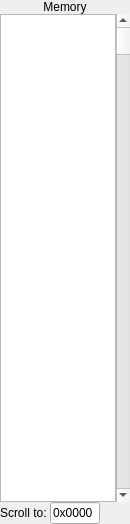
<?xml version="1.0" encoding="UTF-8"?>
<ui version="4.0">
 <class>MainMemory</class>
 <widget class="QWidget" name="MainMemory">
  <property name="geometry">
   <rect>
    <x>0</x>
    <y>0</y>
    <width>130</width>
    <height>524</height>
   </rect>
  </property>
  <property name="minimumSize">
   <size>
    <width>130</width>
    <height>0</height>
   </size>
  </property>
  <property name="maximumSize">
   <size>
    <width>130</width>
    <height>16777215</height>
   </size>
  </property>
  <property name="windowTitle">
   <string>Form</string>
  </property>
  <layout class="QVBoxLayout" name="verticalLayout">
   <property name="spacing">
    <number>0</number>
   </property>
   <property name="margin">
    <number>0</number>
   </property>
   <item>
    <widget class="QLabel" name="label">
     <property name="palette">
      <palette>
       <active>
        <colorrole role="Base">
         <brush brushstyle="SolidPattern">
          <color alpha="255">
           <red>255</red>
           <green>255</green>
           <blue>255</blue>
          </color>
         </brush>
        </colorrole>
        <colorrole role="Window">
         <brush brushstyle="SolidPattern">
          <color alpha="255">
           <red>104</red>
           <green>173</green>
           <blue>245</blue>
          </color>
         </brush>
        </colorrole>
       </active>
       <inactive>
        <colorrole role="Base">
         <brush brushstyle="SolidPattern">
          <color alpha="255">
           <red>255</red>
           <green>255</green>
           <blue>255</blue>
          </color>
         </brush>
        </colorrole>
        <colorrole role="Window">
         <brush brushstyle="SolidPattern">
          <color alpha="255">
           <red>104</red>
           <green>173</green>
           <blue>245</blue>
          </color>
         </brush>
        </colorrole>
       </inactive>
       <disabled>
        <colorrole role="Base">
         <brush brushstyle="SolidPattern">
          <color alpha="255">
           <red>104</red>
           <green>173</green>
           <blue>245</blue>
          </color>
         </brush>
        </colorrole>
        <colorrole role="Window">
         <brush brushstyle="SolidPattern">
          <color alpha="255">
           <red>104</red>
           <green>173</green>
           <blue>245</blue>
          </color>
         </brush>
        </colorrole>
       </disabled>
      </palette>
     </property>
     <property name="text">
      <string>Memory</string>
     </property>
     <property name="alignment">
      <set>Qt::AlignCenter</set>
     </property>
    </widget>
   </item>
   <item>
    <layout class="QHBoxLayout" name="horizontalLayout">
     <property name="spacing">
      <number>0</number>
     </property>
     <item>
      <widget class="QTableWidget" name="tableWidget">
       <property name="font">
        <font>
         <family>Courier</family>
         <pointsize>12</pointsize>
        </font>
       </property>
       <property name="verticalScrollBarPolicy">
        <enum>Qt::ScrollBarAlwaysOff</enum>
       </property>
       <property name="horizontalScrollBarPolicy">
        <enum>Qt::ScrollBarAlwaysOff</enum>
       </property>
       <property name="autoScroll">
        <bool>true</bool>
       </property>
       <property name="showDropIndicator" stdset="0">
        <bool>false</bool>
       </property>
       <property name="dragDropOverwriteMode">
        <bool>false</bool>
       </property>
       <property name="horizontalScrollMode">
        <enum>QAbstractItemView::ScrollPerPixel</enum>
       </property>
       <property name="showGrid">
        <bool>false</bool>
       </property>
       <property name="wordWrap">
        <bool>false</bool>
       </property>
       <property name="cornerButtonEnabled">
        <bool>false</bool>
       </property>
       <property name="rowCount">
        <number>0</number>
       </property>
       <attribute name="horizontalHeaderVisible">
        <bool>true</bool>
       </attribute>
       <attribute name="horizontalHeaderDefaultSectionSize">
        <number>60</number>
       </attribute>
       <attribute name="horizontalHeaderHighlightSections">
        <bool>false</bool>
       </attribute>
       <attribute name="verticalHeaderVisible">
        <bool>true</bool>
       </attribute>
       <attribute name="verticalHeaderDefaultSectionSize">
        <number>20</number>
       </attribute>
       <attribute name="verticalHeaderHighlightSections">
        <bool>false</bool>
       </attribute>
      </widget>
     </item>
     <item>
      <widget class="QScrollBar" name="verticalScrollBar">
       <property name="maximum">
        <number>65535</number>
       </property>
       <property name="pageStep">
        <number>10</number>
       </property>
       <property name="tracking">
        <bool>true</bool>
       </property>
       <property name="orientation">
        <enum>Qt::Vertical</enum>
       </property>
       <property name="invertedAppearance">
        <bool>false</bool>
       </property>
       <property name="invertedControls">
        <bool>true</bool>
       </property>
      </widget>
     </item>
    </layout>
   </item>
   <item>
    <layout class="QHBoxLayout" name="horizontalLayout_2">
     <property name="spacing">
      <number>0</number>
     </property>
     <item>
      <widget class="QLabel" name="scrollToLabel">
       <property name="text">
        <string>Scroll to: </string>
       </property>
      </widget>
     </item>
     <item>
      <widget class="QLineEdit" name="lineEdit">
       <property name="minimumSize">
        <size>
         <width>50</width>
         <height>0</height>
        </size>
       </property>
       <property name="maximumSize">
        <size>
         <width>50</width>
         <height>16777215</height>
        </size>
       </property>
       <property name="text">
        <string>0x0000</string>
       </property>
      </widget>
     </item>
     <item>
      <spacer name="horizontalSpacer">
       <property name="orientation">
        <enum>Qt::Horizontal</enum>
       </property>
       <property name="sizeHint" stdset="0">
        <size>
         <width>40</width>
         <height>20</height>
        </size>
       </property>
      </spacer>
     </item>
    </layout>
   </item>
  </layout>
 </widget>
 <resources/>
 <connections/>
</ui>
